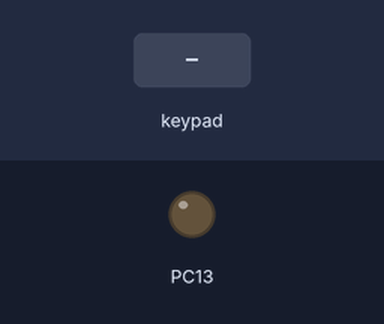
A sketch run on a simulated STM32 Black Pill. On the bench: output pins drawn as LEDs (lit = HIGH). Wiring (inferred from the names in the program): 4×4 keypad with keys 0 1 2 3 4 5 6 7 8 9 a b c d e f: rows PA3, PA2, PA1, PA0; columns PB0, PB1, PB2, PB10. The inputs (shaded band) are chosen by the test bench. USB keyboard and mouse output is not drawn; pins used as bus, display or sensor lines are not drawn.

Above: at 1.2 s.
1.3 s: keypad keys 1 2 pressed 0.4 s apart
At 3.3 s:
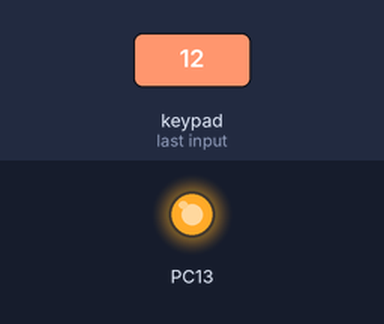
Timing chart, 0 to 4.8 s (numbered marks = the images above; inputs shaded):
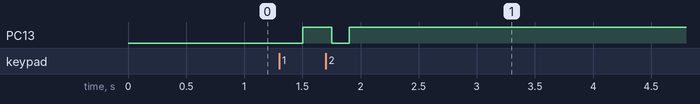

Measured:
- after the input at 1.3 s, PC13: LOW → HIGH after 0.20 s, → LOW 0.25 s later, → HIGH 0.15 s later

The sketch:

main.c.ino
```cpp
/**
BlackPill pin I/O code

Braden Kopenkoskey
bdk8
**/


#include <Keyboard.h>

// Pin definitions of columns and rows.
#define column1 PB0
#define column2 PB1
#define column3 PB2
#define column4 PB10
#define row1 PA3
#define row2 PA2
#define row3 PA1
#define row4 PA0

// An array of pin values for columns and rows.
int columns[4] = {column1, column2, column3, column4};
int rows[4] = {row1, row2, row3, row4};

// Records the values of each key stroke.
char key[4][4] = {
  {'0', '1', '2', '3'},
  {'4', '5', '6', '7'},
  {'8', '9', 'a', 'b'},
  {'c', 'd', 'e', 'f'}
};

// Array for recording the last state of a button. Used for debouncing.
int lastState[4][4] = {
  {LOW, LOW, LOW, LOW},
  {LOW, LOW, LOW, LOW},
  {LOW, LOW, LOW, LOW},
  {LOW, LOW, LOW, LOW}
};

// The current state of a button after debouncing.
int state[4][4] = {
  {LOW, LOW, LOW, LOW},
  {LOW, LOW, LOW, LOW},
  {LOW, LOW, LOW, LOW},
  {LOW, LOW, LOW, LOW}
};

// The time when a button was initially pressed.
int debounce[4][4] = {
  {0, 0, 0, 0},
  {0, 0, 0, 0},
  {0, 0, 0, 0},
  {0, 0, 0, 0}
};

// The milliseconds of delay for a debounce
int debounceDelay = 50;

void setup() {
  // Set all output pins
  pinMode(column1, OUTPUT);
  pinMode(column2, OUTPUT);
  pinMode(column3, OUTPUT);
  pinMode(column4, OUTPUT);
  pinMode(PC13, OUTPUT);

  // Set all input pins.
  pinMode(row1, INPUT);
  pinMode(row2, INPUT);
  pinMode(row3, INPUT);
  pinMode(row4, INPUT);

  // Initiate the Keyboard object that communicates over USB.
  Keyboard.begin();
}

void loop() {

  // Loop through
  for(int col = 0; col < 4; col++) {
    digitalWrite(column1, LOW);
    digitalWrite(column2, LOW);
    digitalWrite(column3, LOW);
    digitalWrite(column4, LOW);
    digitalWrite(columns[col], HIGH);

    for(int row = 0; row < 4; row++) {

      // Read the value of the row for the current column.
      int rowReading = digitalRead(rows[row]);

      // If the state has changed, reset the debouncing timer.
      if(rowReading != lastState[col][row]) {
        debounce[col][row] = millis();
      }

      // If the debounce time is longer then the delay trigger the key change.
      if( (millis() - debounce[col][row]) > debounceDelay ) {
          if(rowReading == HIGH && state[col][row] == LOW) {
            // Turn on the blue LED to indicate a key is pressed.
            digitalWrite(PC13, LOW);
            state[col][row] = HIGH;

            // Press the key corresponding to the row and column.
            Keyboard.print(key[row][col]);

            debounce[col][row] = 0; // Reset debouncing
          } else if(rowReading == LOW && state[col][row] == HIGH) {
            // Turn off the blue LED to indicate a key is released.
            digitalWrite(PC13, HIGH);
            state[col][row] = LOW;

            debounce[col][row] = 0; // Reset debouncing
          }
        }
      lastState[col][row] = rowReading;
    }
  }
}
```
